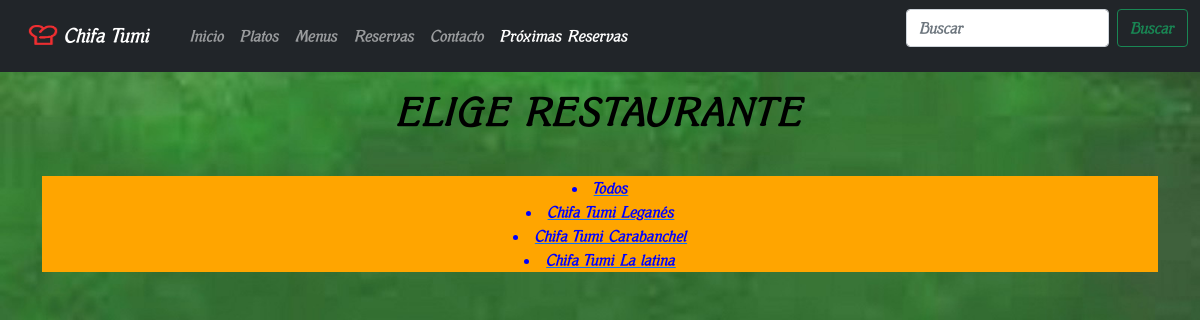
The app's page /restChifa/proximas_reservas/ (signed in) with its own data.
### restChifa/models.py (models this page shows, shortened)
class Restaurant(models.Model):
    pk_name = models.CharField(primary_key=True, max_length=200, blank = False, null = False)
    class Meta:
        verbose_name_plural = "Restaurants"

### restChifa/views.py (the view)
def data_reserves(request):
    search_get = request.GET.get('search')
    restaurant_objects = Restaurant.objects.all()
    if search_get:
        restaurant_objects = restaurant_objects.filter(Q(pk_name__icontains=search_get))
    page_object = Common.get_paginator(request, restaurant_objects)
    nav_data_reserves_active = "active"
    url_page = {
        "index": settings.URL_INDEX,
        "dishes": settings.URL_DISHES,
        "dish": settings.URL_DISH,
        "menus": settings.URL_MENUS,
        "menu": settings.URL_MENU,
        "reserve": settings.URL_RESERVE,
        "contact": settings.URL_CONTACT,
        "data_reserves": settings.URL_DATA_RESERVES
    }
    context = {
        'page_object': page_object,
        "nav_data_reserves_active": nav_data_reserves_active,
        "url_page": url_page
        }
    return render(request, 'restChifa/data_reserves.html', context)

### restChifa/common.py (called while the page is built)
    def get_paginator(request, model, per_page=settings.PAGINATOR_PER_PAGE):
        if request is None or model is None:
            return False
        return Paginator(model, per_page).get_page(request.GET.get("page"))

### restChifa/templates/restChifa/data_reserves.html (shortened to what this page needs)
{% include 'restChifa/navegation.html' %}
<div class="container text-center">
{% if user.is_superuser %}
    <div class="row my-3">
        <div class="col-sm-12 col-md-12 col-lg-12 col-xl-12">
            <h1>ELIGE RESTAURANTE</h1>
        </div>
    </div>
    {% if page_object.object_list %}
        <div class="row">
            <div class="col-sm-12 col-md-12 col-lg-12 col-xl-12">
                <a href="./../{{url_page.data_reserves}}*"><li>Todos</li></a>
            </div>
        </div>
        {% for restaurant in page_object.object_list %}
            <div class="row">
                <div class="col-sm-12 col-md-12 col-lg-12 col-xl-12">
                    <a href="./../{{url_page.data_reserves}}{{restaurant.pk_name}}"><li>{{ restaurant.pk_name }}</li></a>
                </div>
            </div>
        {% endfor %}
    {% else %}
        <div class="row">
            <div class="col-sm-12 col-md-12 col-lg-12 col-xl-12">
                <p>No hay restaurantes.</p>
            </div>
        </div>
    {% endif %}
{% else %}
    <div class="row my-3">
        <div class="col-sm-12 col-md-12 col-lg-12 col-xl-12">
            <h1>Esta página es solo para admins.</h1>
        </div>
    </div>
{% endif %}
</div>

### restChifa/static/restChifa/css/main/index.css (style rules this page uses)
a li { color: blue; background-color: orange; }

### records on screen
Restaurant: pk_name "Chifa Tumi Leganés"
Restaurant: pk_name "Chifa Tumi Carabanchel"
Restaurant: pk_name "Chifa Tumi La latina"
